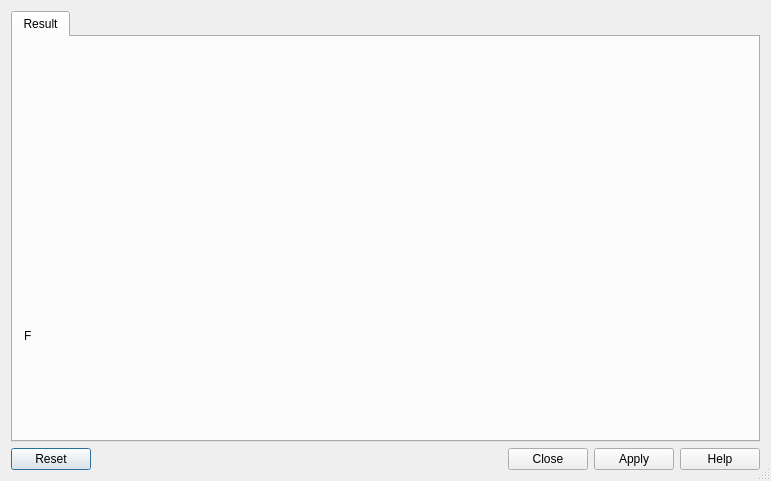
<?xml version="1.0" encoding="UTF-8"?>
<ui version="4.0">
 <class>KFindTransactionDlg</class>
 <widget class="QDialog" name="KFindTransactionDlg">
  <property name="geometry">
   <rect>
    <x>0</x>
    <y>0</y>
    <width>771</width>
    <height>481</height>
   </rect>
  </property>
  <property name="windowTitle">
   <string>Search transactions</string>
  </property>
  <property name="sizeGripEnabled">
   <bool>true</bool>
  </property>
  <layout class="QVBoxLayout" name="verticalLayout">
   <item>
    <widget class="QTabWidget" name="m_tabWidget">
     <widget class="QWidget" name="m_resultPage">
      <attribute name="title">
       <string>Result</string>
      </attribute>
      <layout class="QVBoxLayout">
       <item>
        <widget class="KMyMoneyRegister::Register" name="m_register" native="true">
         <property name="numRows" stdset="0">
          <number>0</number>
         </property>
         <property name="numCols" stdset="0">
          <number>12</number>
         </property>
        </widget>
       </item>
       <item>
        <widget class="QLabel" name="m_foundText">
         <property name="text">
          <string>F</string>
         </property>
         <property name="alignment">
          <set>Qt::AlignLeading|Qt::AlignLeft|Qt::AlignVCenter</set>
         </property>
         <property name="wordWrap">
          <bool>false</bool>
         </property>
        </widget>
       </item>
      </layout>
     </widget>
    </widget>
   </item>
   <item>
    <widget class="QDialogButtonBox" name="buttonBox">
     <property name="standardButtons">
      <set>QDialogButtonBox::Apply|QDialogButtonBox::Close|QDialogButtonBox::Help|QDialogButtonBox::Reset</set>
     </property>
    </widget>
   </item>
  </layout>
 </widget>
 <layoutdefault spacing="6" margin="11"/>
 <customwidgets>
  <customwidget>
   <class>KMyMoneyRegister::Register</class>
   <extends>QWidget</extends>
   <header>register.h</header>
  </customwidget>
 </customwidgets>
 <tabstops>
  <tabstop>m_tabWidget</tabstop>
 </tabstops>
 <resources/>
 <connections/>
 <buttongroups>
  <buttongroup name="ButtonGroup1"/>
  <buttongroup name="ButtonGroup2"/>
 </buttongroups>
</ui>
